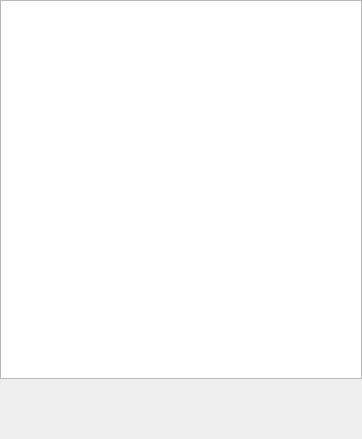
<?xml version="1.0" encoding="UTF-8"?>
<ui version="4.0">
 <class>FileWidget</class>
 <widget class="QWidget" name="FileWidget">
  <property name="geometry">
   <rect>
    <x>0</x>
    <y>0</y>
    <width>362</width>
    <height>439</height>
   </rect>
  </property>
  <property name="windowTitle">
   <string>Form</string>
  </property>
  <layout class="QVBoxLayout" name="verticalLayout">
   <property name="spacing">
    <number>0</number>
   </property>
   <property name="leftMargin">
    <number>0</number>
   </property>
   <property name="topMargin">
    <number>0</number>
   </property>
   <property name="rightMargin">
    <number>0</number>
   </property>
   <property name="bottomMargin">
    <number>0</number>
   </property>
   <item>
    <widget class="QSplitter" name="splitter">
     <property name="orientation">
      <enum>Qt::Vertical</enum>
     </property>
     <property name="handleWidth">
      <number>1</number>
     </property>
     <widget class="FileView" name="fileTree"/>
     <widget class="InterfaceWidget" name="interWidget" native="true"/>
    </widget>
   </item>
  </layout>
 </widget>
 <customwidgets>
  <customwidget>
   <class>FileView</class>
   <extends>QTreeView</extends>
   <header>filewidget/fileview.h</header>
  </customwidget>
  <customwidget>
   <class>InterfaceWidget</class>
   <extends>QWidget</extends>
   <header>interfacewidget.h</header>
   <container>1</container>
  </customwidget>
 </customwidgets>
 <resources/>
 <connections/>
</ui>
